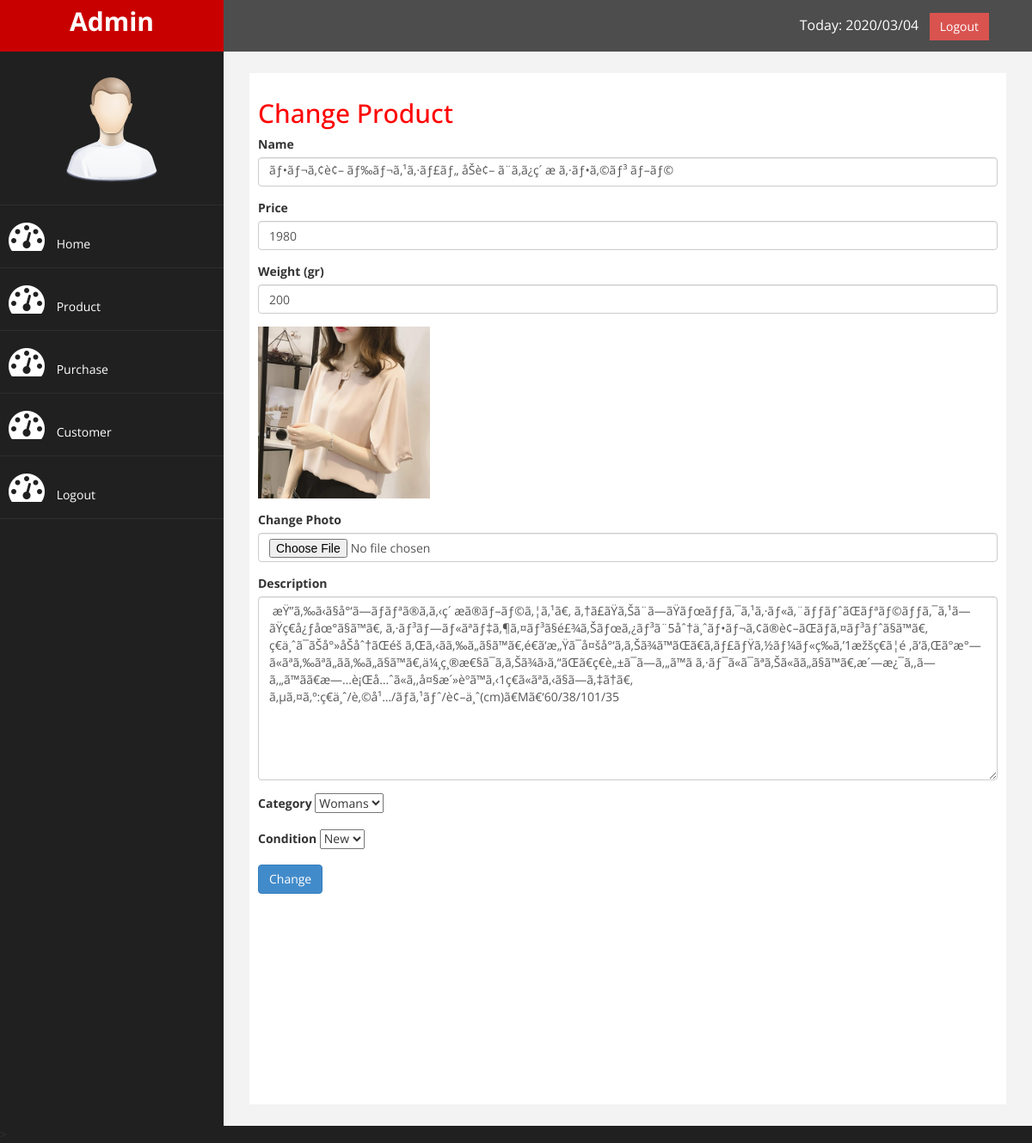
The page /admin/index.php?pages=changeproduct&id=9 (signed in) on the database its author committed.
### tables this page shows
CREATE TABLE `product` (
  `id_product` int(11) NOT NULL,
  `name_product` varchar(100) NOT NULL,
  `price_product` int(11) NOT NULL,
  `weight_product` int(11) NOT NULL,
  `photo_product` varchar(100) NOT NULL,
  `description_product` text NOT NULL,
  `category_product` varchar(100) NOT NULL,
  `condition_product` varchar(30) NOT NULL
);

### admin/changeproduct.php (the view, shortened to what this page needs)
<h2>Change Product</h2>
<?php
	$get = $connectdb->query("SELECT * FROM product WHERE id_product='$_GET[id]'");
	$row = $get->fetch_assoc();
?>
<form method="post" enctype="multipart/form-data">
	<div class="form-group">
		<label>Name</label>
		<input type="text" class="form-control" name="name_product" value="<?php echo $row['name_product'];?>">
	</div>
	<div class="form-group">
		<label>Price</label>
		<input type="number" class="form-control" name="price"
		value="<?php echo $row['price_product'];?>">
	</div>
	<div class="form-group">
		<label>Weight (gr)</label>
		<input type="number" class="form-control" name="weight" value="<?php echo $row['weight_product'];?>">
	</div>
	<div class="form-group">
		<img src="../photo_product/<?php echo $row['photo_product'];?>" width="200">
	</div>
	<div class="form-group">
		<label>Change Photo</label>
		<input type="file" class="form-control" name="photo">
	</div>
	<div class="form-group">
		<label>Description</label>
		<textarea class="form-control" name="description" rows="10"><?php echo $row['description_product'];?>
		</textarea>
	</div>
	<div class="form-group">
		<label>Category</label>
		<select id="category" name="category">
		  <option value="<?php echo $row['category_product'];?>"><?php echo $row['category_product'];?></option>
		</select>
	</div>
	<div class="form-group">
		<label>Condition</label>
		<select id="condition" name="condition" >
		  <option value="<?php echo $row['condition_product'];?>"><?php echo $row['condition_product'];?></option>
		</select>
	</div>
	<button class="btn btn-primary" name="change">Change</button>
</form>

### admin/assets/css/custom.css (style rules this page uses)
body { font-family: 'Open Sans', sans-serif; }
h2 { color: #f00; }

### rows shown on the page
product: name_product "ãƒ•ãƒ¬ã‚¢è¢– ãƒ‰ãƒ¬ã‚¹ã‚·ãƒ£ãƒ„ åŠè¢– ã¨ã‚ã¿ç´ æ ã‚·ãƒ•ã‚©ãƒ³ ãƒ–ãƒ©", price "1980", weight "200", photo_product (picture), description "æŸ”ã‚‰ã‹ã§å°‘ã—ãƒãƒªã®ã‚ã‚‹ç´ æã®ãƒ–ãƒ©ã‚¦ã‚¹ã€‚ ã‚†ã£ãŸã‚Šã¨ã—ãŸãƒœãƒƒã‚¯ã‚¹ã‚·ãƒ«ã‚¨ãƒƒãƒˆãŒãƒªãƒ©ãƒƒã‚¯ã‚¹ã—ãŸç€å¿ƒåœ°ã§ã™ã€‚ ã‚·ãƒ³ãƒ—ãƒ«ãªãƒ‡ã‚¶ã‚¤ãƒ³ã§é£¾ã‚Šãƒœã‚¿ãƒ³ã¨5åˆ†ä¸ˆãƒ•ãƒ¬ã‚¢ã®è¢–ãŒãƒã‚¤ãƒ³ãƒˆã§ã™ã€‚ ç€ä¸ˆã¯ãŠå°»åŠåˆ†ãŒéš ã‚Œã‚‹ãã‚‰ã„ã§ã™ã€‚é€ã‘æ„Ÿã¯å¤šå°‘ã‚ã‚Šã¾ã™ãŒã€ã‚­ãƒ£ãƒŸã‚½ãƒ¼ãƒ«ç­‰ã‚’1æžšç€ã¦é ‚ã‘ã‚Œã°æ°—ã«ãªã‚‰ãªã„ãã‚‰ã„ã§ã™ã€‚ä¼¸ç¸®æ€§ã¯ã‚ã‚Šã¾ã›ã‚“ãŒã€ç€è„±ã¯ã—ã‚„ã™ã ã‚·ãƒ¯ã«ã¯ãªã‚Šã«ãã„ã§ã™ã€‚æ´—æ¿¯ã‚‚ã—ã‚„ã™ãã€æ—…è¡Œå…ˆã«ã‚‚å¤§æ´»èºã™ã‚‹1ç€ã«ãªã‚‹ã§ã—ã‚‡ã†ã€‚ ã‚µã‚¤ã‚º:ç€ä¸ˆ/è‚©å¹…/ãƒã‚¹ãƒˆ/è¢–ä¸ˆ(cm)ã€Mã€‘60/38/101/35", category "Womans", condition "New"
